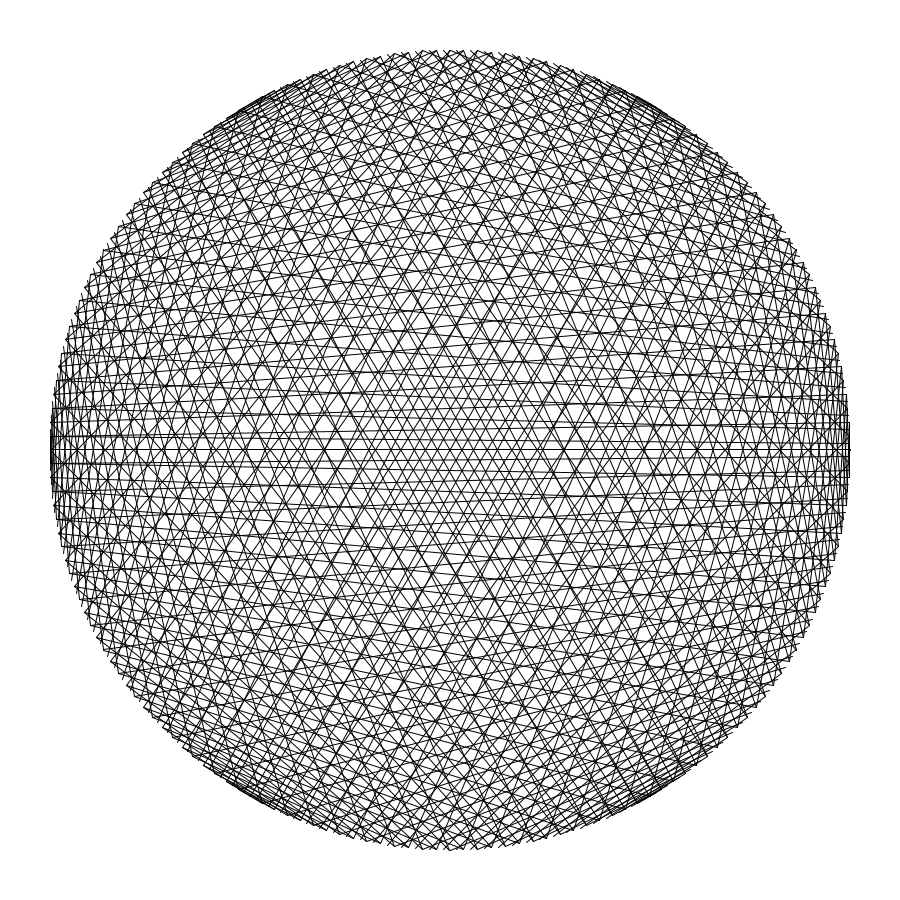
Frame 1 (no input)
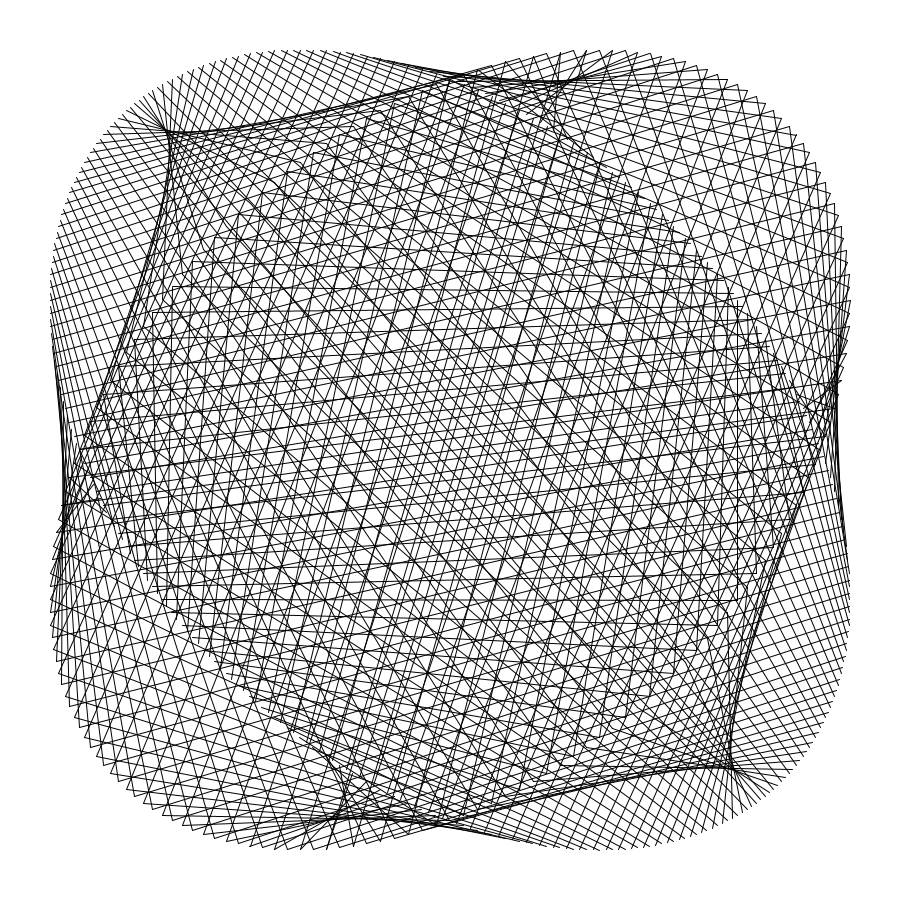
Frame 60 (the mouse pressed at the canvas centre just before this capture)
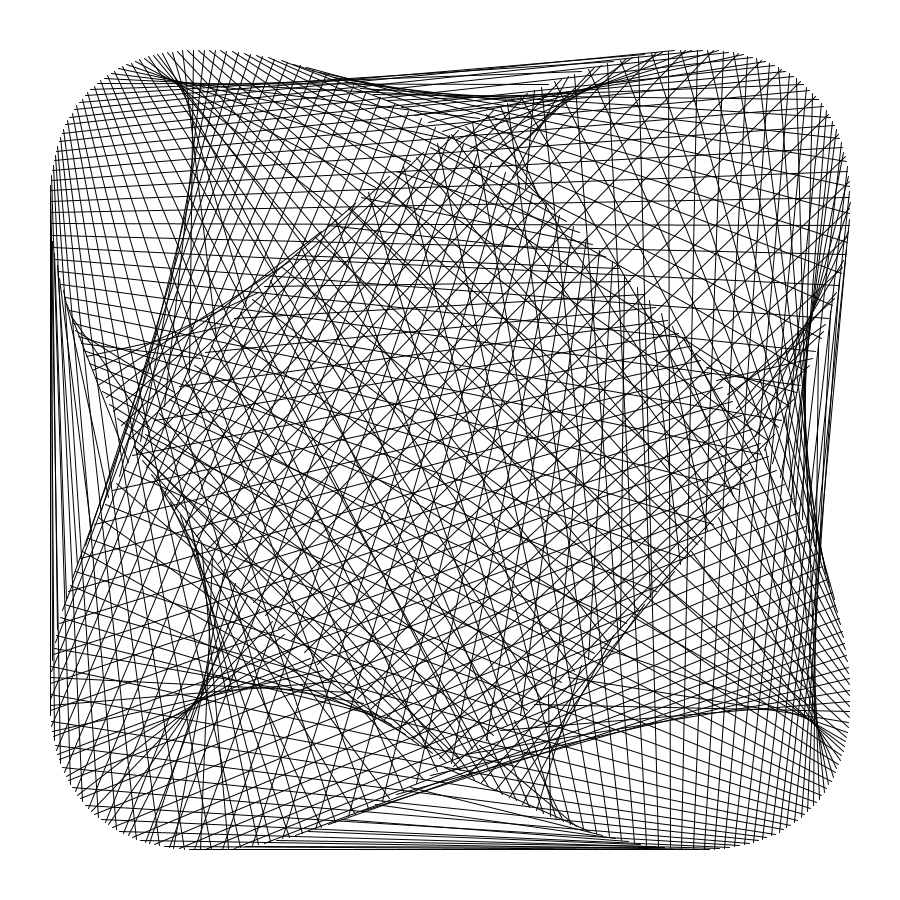
Frame 120 (the mouse held since frame 60 and released just before this capture)

The Processing sketch that drew these frames (run headless with seeded random() and noise(); from frame 60 on, the mouse is pressed at the canvas centre):

// Processing sketch: delete
// ── delete.pde
float mult = 178;
float totalSteps = 360;

float start = 0;
float radius = 400;

void setup() {
  size(900, 900);
}

void draw() {
  translate(width/2, height/2);
  update();
  start+=0.1;
}

void update() {
  background(255);
  for (int i = 0; i < totalSteps; i++) {
    line(cos(i/totalSteps*mult*(2.0*PI))*radius, sin(i/totalSteps*mult*(2.0*PI)+start)*radius, cos(i/totalSteps*(2.0*PI)+start)*radius, sin(i/totalSteps*(2.0*PI))*radius);
  }
  println(start);
}

void mousePressed() {
  if (mouseButton == LEFT) {
    mult++;
    println(mult);
  } else {
    totalSteps++;
  }
}
